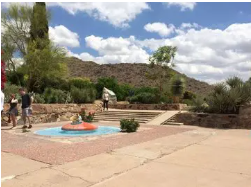
#> input picture ImageProcessing/PyImageSearch/Step5/stitching/src/imageAA.png, 251 x 187 px
$ python -i panorama.py   (imports and definitions only)
#> lines starting #> are read from the running program, lines starting #| are printed output that depends on the picture
import cv2
import imutils
import numpy as np

class Stitcher:
	def __init__(self):
		self.isv3 = imutils.is_cv3(or_better=True)

	def stitch(self, images, ratio=0.75, reprojThresh=4.0,
		showMatches=False):

		(imageB, imageA) =  images
		(kpsA, featuresA) = self.detectAndDescribe(imageA)
		(kpsB, featuresB) = self.detectAndDescribe(imageB)
		M = self.matchKeypoints(kpsA, kpsB,
			featuresA, featuresB, ratio, reprojThresh)

		if M is None:
			return None

		(matches, H, status) = M
		result = cv2.warpPerspective(imageA, H,
			(imageA.shape[1] + imageB.shape[1], imageA.shape[0]))
		result[0:imageB.shape[0], 0:imageB.shape[1]] = imageB

		if showMatches:
			vis = self.drawMatches(imageA, imageB, kpsA, kpsB, matches,
				status)

			return (result, vis)

		return result


	# [62 lines left out: functions detectAndDescribe, matchKeypoints, drawMatches, not called in this run]

>>> import cv2
>>> picture = cv2.imread('../src/imageAA.png', cv2.IMREAD_GRAYSCALE)
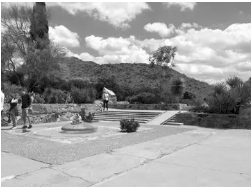
#> picture: shape (187, 251); min 0, max 255, mean 155.6
>>> result = Stitcher().stitch(picture)
#> (the run stopped early here; a loop or call above may not have finished)

$ run again, on ImageProcessing/PyImageSearch/Step5/stitching/src/imageAC.png
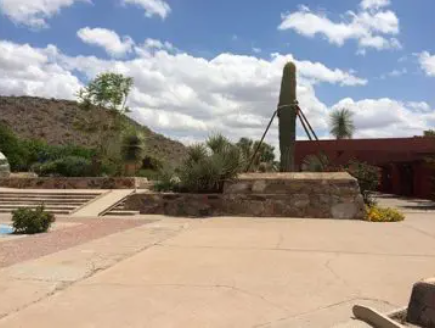
#> input picture ImageProcessing/PyImageSearch/Step5/stitching/src/imageAC.png, 435 x 329 px
#> `picture = cv2.imread('../src/imageAA.png', cv2.IMREAD_GRAYSCALE)`:
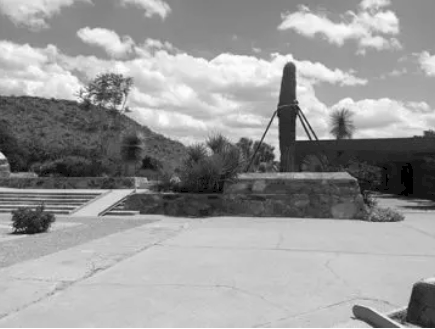
#> picture: shape (329, 435); min 0, max 255, mean 154

$ run again, on ImageProcessing/PyImageSearch/Step5/stitching/src/imageX1.png
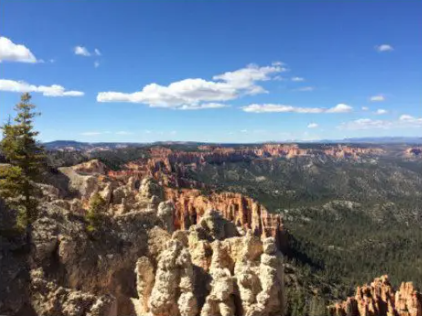
#> input picture ImageProcessing/PyImageSearch/Step5/stitching/src/imageX1.png, 422 x 316 px
#> `picture = cv2.imread('../src/imageAA.png', cv2.IMREAD_GRAYSCALE)`:
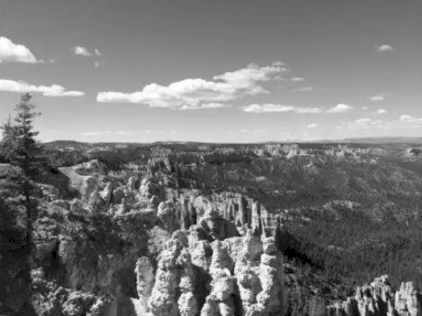
#> picture: shape (316, 422); min 0, max 255, mean 119.8
